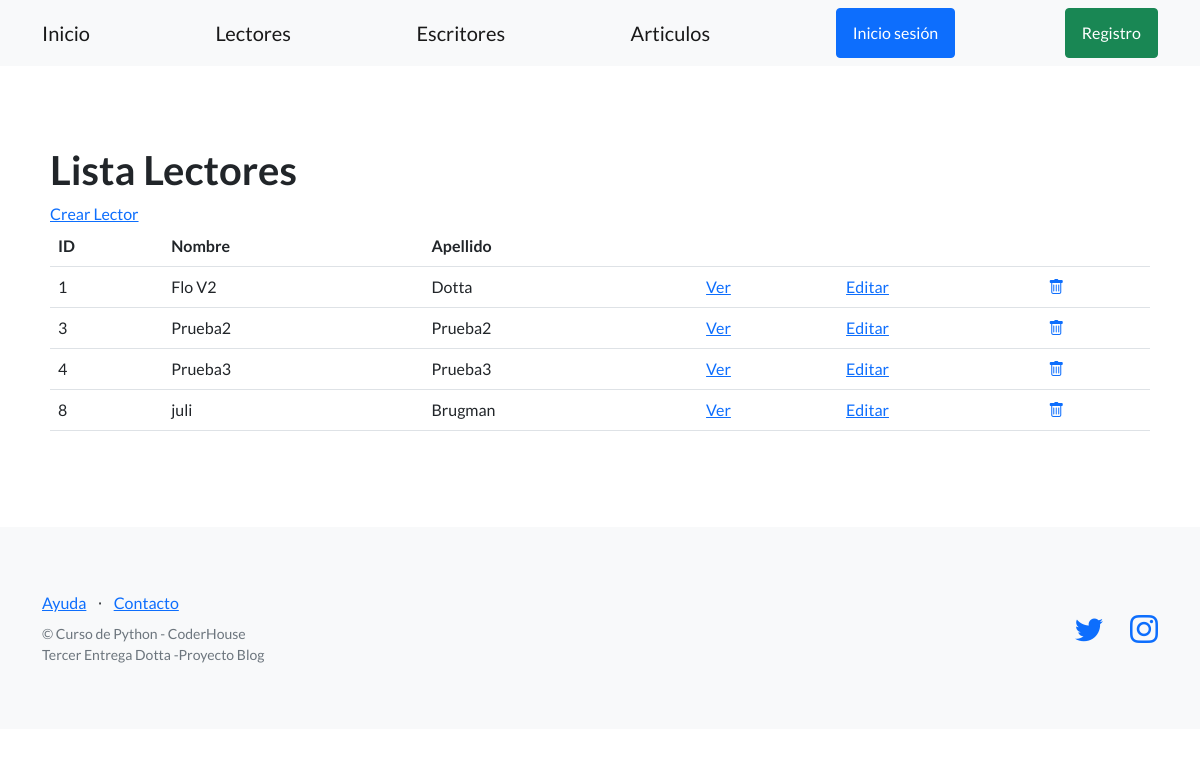
The app's page /usuarios/lectores/ with its own data.
### control_usuarios/models.py (models this page shows, shortened)
class Lector(models.Model):
    apellido = models.CharField(max_length=256)
    nombre = models.CharField(max_length=256)
    email = models.EmailField(blank=True)
    fecha_nacimiento = models.DateField(null=True)

### control_usuarios/views.py (the view)
# urls.py: path("lectores/",LectorListView.as_view(),name="lista_lectores"),
class LectorListView(ListView):
    model = Lector
    template_name = 'control_usuarios/lista_lectores.html' #mismo que le pasaba al render

### control_usuarios/templates/control_usuarios/lista_lectores.html
{% extends "control_usuarios/base.html" %}
{% block contenido %}
<section>
  <div>
    <h1>Lista Lectores</h1>
    <a href="{% url 'crear_lector' %}">Crear Lector</a>
    <table class="table">
      <tbody>
        <tr>
          <th>ID</th>
          <th>Nombre</th>
          <th>Apellido</th>
          <td></td>
          <td></td>
          <td></td>
        </tr>
        {% for lector in object_list %}
        <tr>
          <td>{{ lector.id }}</td>
          <td>{{ lector.nombre }}</td>
          <td>{{ lector.apellido }}</td>
          <td>
            <a href="{% url 'ver_lector' lector.id %}">Ver</a>
          </td>
          <td>
            <a href="{% url 'editar_lector' lector.id %}">Editar</a>
          </td>
          <td>
            <a href="{% url 'eliminar_lector' lector.id %}">
              <i class="bi bi-trash"></i>
            </a>
          </td>
        </tr>
        {% endfor %}
      </tbody>
    </table>
  </div>
</section>
{% endblock contenido %}

### records on screen
Lector: id "1", nombre "Flo V2", apellido "Dotta"
Lector: id "3", nombre "Prueba2", apellido "Prueba2"
Lector: id "4", nombre "Prueba3", apellido "Prueba3"
Lector: id "8", nombre "juli", apellido "Brugman"
